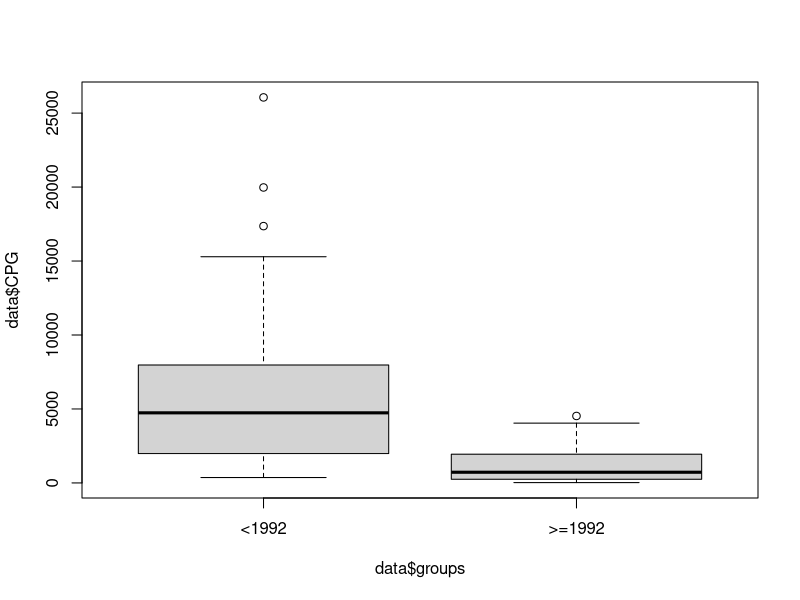
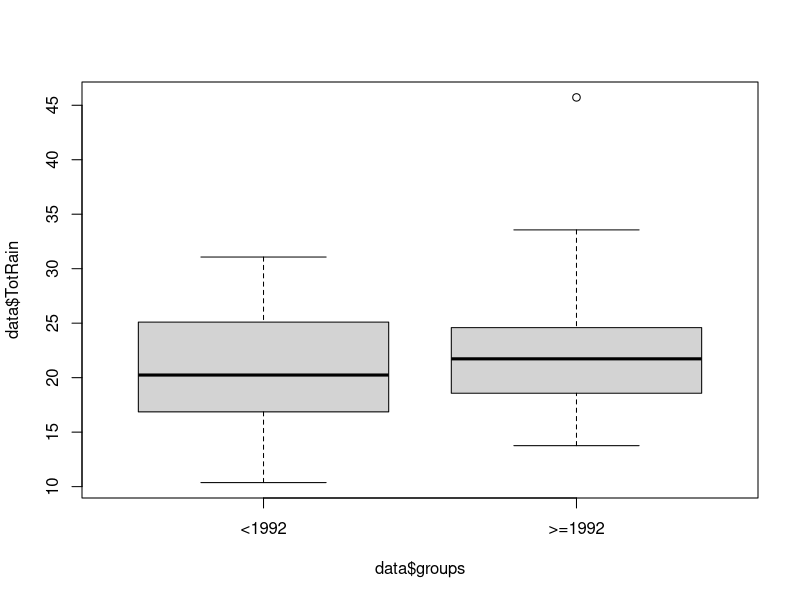
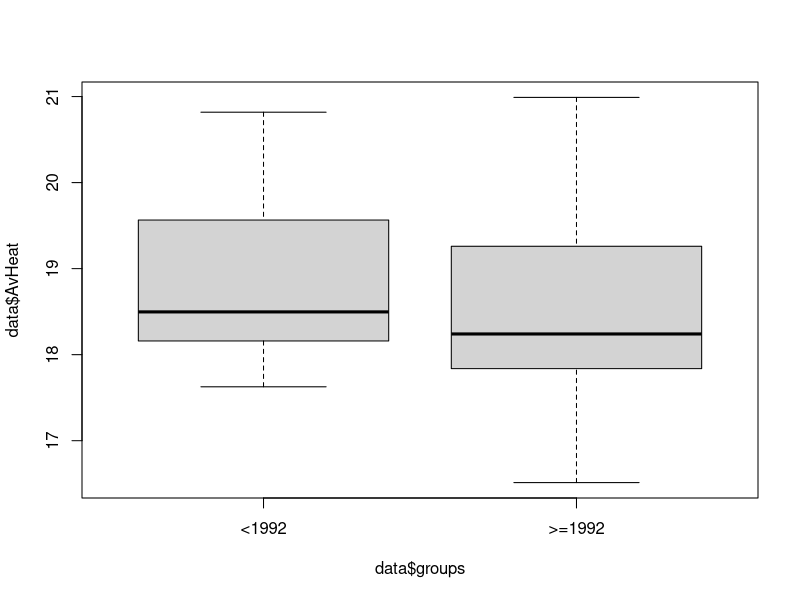
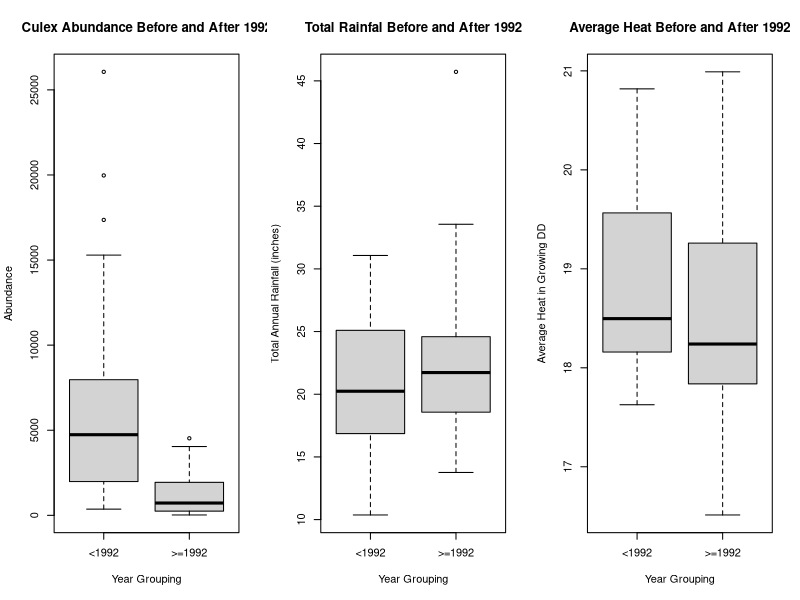
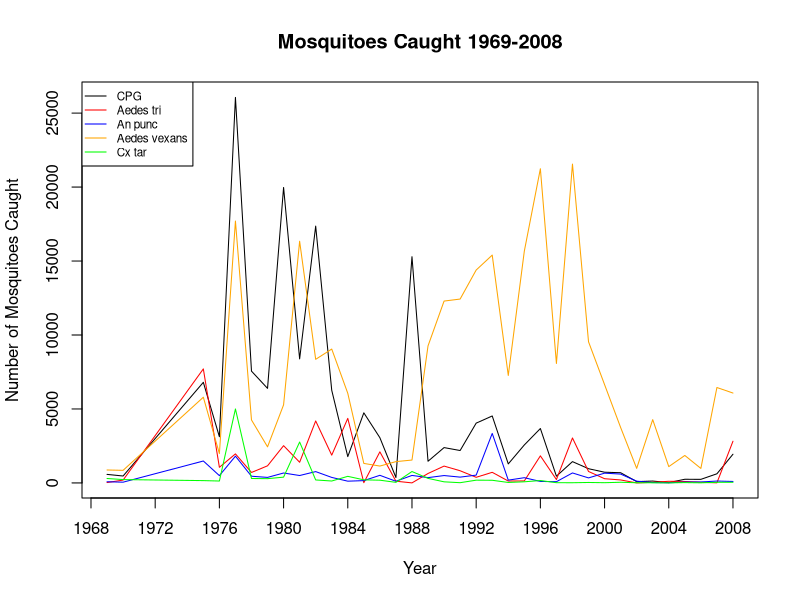

Here is the R script that generated these plots, in order: (Note: this script raises an error after producing the figures.)
# Graphing script for Ellie
library(readxl)

data <- read_excel("data.xlsx")
data$groups <- rep("<1992", length(data$Year))
data$groups[which(data$Year > 1991)] <- ">=1992"
data$groups <- as.factor(data$groups)
summary(data$groups) # 15 data points 1987 and before, 21 data points 1988 and later, # 19 from before 1992 and 17 from after

# Here are some box plots with the pre and post years side by side
plot(data$CPG ~ data$groups)
plot(data$TotRain ~ data$groups)
plot(data$AvHeat ~ data$groups)

anova(lm(data$CPG ~ data$groups)) # simple anova, which I know you already did; P < 0.005
anova(lm(data$TotRain ~ data$groups)) # ns
anova(lm(data$AvHeat ~ data$groups)) # ns

# You can get all 3 into a single plot by changing the plotting parameters - this changes how things pop up in the plotting view in R and R Studio, so you'll have to reset them once youre done (or quit out and restart the session)
par(mfrow = c(1,3)) # this sets the plotting window to show 1 row of plots but 3 columns of plots
plot(data$CPG ~ data$groups, xlab = "Year Grouping", ylab = "Abundance", main = "Culex Abundance Before and After 1992")
plot(data$TotRain ~ data$groups, xlab = "Year Grouping", ylab = "Total Annual Rainfall (inches)", main = "Total Rainfal Before and After 1992")
plot(data$AvHeat ~ data$groups, xlab = "Year Grouping", ylab = "Average Heat in Growing DD", main = "Average Heat Before and After 1992")
par(mfrow = c(1,1)) # this resets the plotting window to 1 plot at a time

# Obviously I guessed as to what you might want the x and y axis labels to be and the title of each plot... which is not necessary
# The order of the grouping is defaulted to alphabetical, but if you want to name the year groupings something different, I'm sure it wouldn't be too hard to manually have the Pre years be first and the Post years be second.

# In R's base plot (which is what I've done here), you can change colors, add notations, etc 
# ggplot does fun things too, but a lot of the extra frills for that package seems unnecessary for this plot


plot(data$Year, data$CPG, typ = "o", xlab = "Year", ylab = "Number of Mosquitoes Caught", main = "Mosquitoes Caught 1969-2008", xaxt="n", pch=NA, data=data)
axis(side = 1, at=c(1968, 1972, 1976, 1980, 1984, 1988, 1992, 1996, 2000, 2004, 2008))
#this tells the program to create its own x values, does NOT alter y side at all

points(data$Year, data$Aedes_tri, col = "red", pch=NA)
lines(data$Year, data$Aedes_tri, col = "red")
points(data$Year, data$An_punc, col = "blue", pch=NA)
lines(data$Year, data$An_punc, col = "blue")
points(data$Year, data$Aedes_vex, col = "orange", pch=NA)
lines(data$Year, data$Aedes_vex, col = "orange")
points(data$Year, data$Cx_tarsalis, col = "green", pch=NA)
lines(data$Year, data$Cx_tarsalis, col = "green")
legend("topleft", legend=c("CPG", "Aedes tri","An punc", "Aedes vexans", "Cx tar"), col=c("black", "red","blue", "orange", "green"), lty=c(1,1,1,1,1), ncol=1, cex=0.70, pch=c(NA,NA,NA,NA,NA))


plot(Year, data$TotRain, typ = "o", xlab = "Year", ylab = "Total TotRain (in) in capture period", main = "TotRain Trends", xaxt="n", pch=NA)
axis(side = 1, at=c(1968, 1972, 1976, 1980, 1984, 1988, 1992, 1996, 2000, 2004, 2008))
